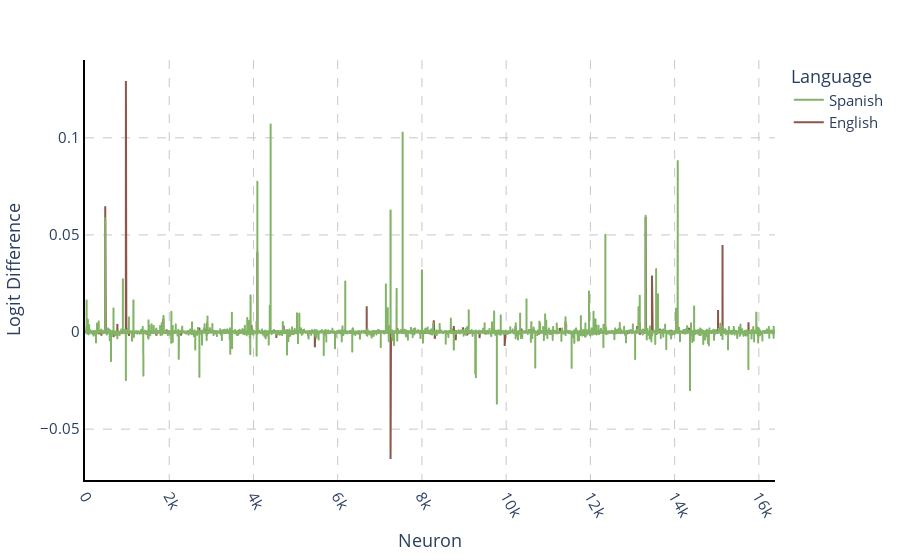

Source (notebook cell):
### Code cell
df = pd.DataFrame.from_dict(lang_logit_diff)
fig = px.line(df['Spanish'],color_discrete_map={"Spanish": spa_color, "English": eng_color},)
fig.update_layout(legend_title_text='Language',
                  xaxis_title="Neuron", yaxis_title="Logit Difference",
                  font=dict(
                      size=15,  # Set the font size here
                  ) 
                )
fig.add_trace(go.Scatter(x=np.arange(len(df['English'])), y=df['English'], mode='lines', name='English', line=dict(color=eng_color)))

#fig.update_traces(opacity=.4)

fig = paper_plot(fig)
fig.show()
# Update
#fig.update_layout(legend_traceorder="reversed")

#pio.write_image(fig, f'{images_dir}/MLP{layer_index}_both_neurons.pdf',scale=6, width=800, height=350)

### Figure 1 — Plotly figure (JSON) as saved in the notebook; plotly's stock layout.template omitted (floating-point values rounded to 4 significant figures; data arrays with more than 128 entries replaced by an {"elided": "..."} marker saying what was removed)
{"data": [{"hovertemplate": "variable=Spanish<br>index=%{x}<br>value=%{y}<extra></extra>", "legendgroup": "Spanish", "line": {"color": "rgb(130, 179, 102)", "dash": "solid"}, "marker": {"symbol": "circle"}, "mode": "lines", "name": "Spanish", "showlegend": true, "type": "scattergl", "x": {"elided": "16384 int values"}, "xaxis": "x", "y": {"elided": "16384 float values"}, "yaxis": "y"}, {"line": {"color": "rgb(140, 86, 75)"}, "mode": "lines", "name": "English", "type": "scatter", "x": {"elided": "16384 int values"}, "y": {"elided": "16384 float values"}}], "layout": {"font": {"size": 15}, "legend": {"title": {"text": "Language"}, "tracegroupgap": 0}, "margin": {"t": 60}, "xaxis": {"anchor": "y", "domain": [0, 1], "gridcolor": "rgb(200,200,200)", "griddash": "dash", "linecolor": "black", "linewidth": 2, "showline": true, "tickangle": 60, "title": {"text": "Neuron"}, "zeroline": false}, "yaxis": {"anchor": "x", "domain": [0, 1], "gridcolor": "rgb(200,200,200)", "griddash": "dash", "linecolor": "black", "linewidth": 2, "showline": true, "title": {"text": "Logit Difference"}, "zeroline": false}}}
